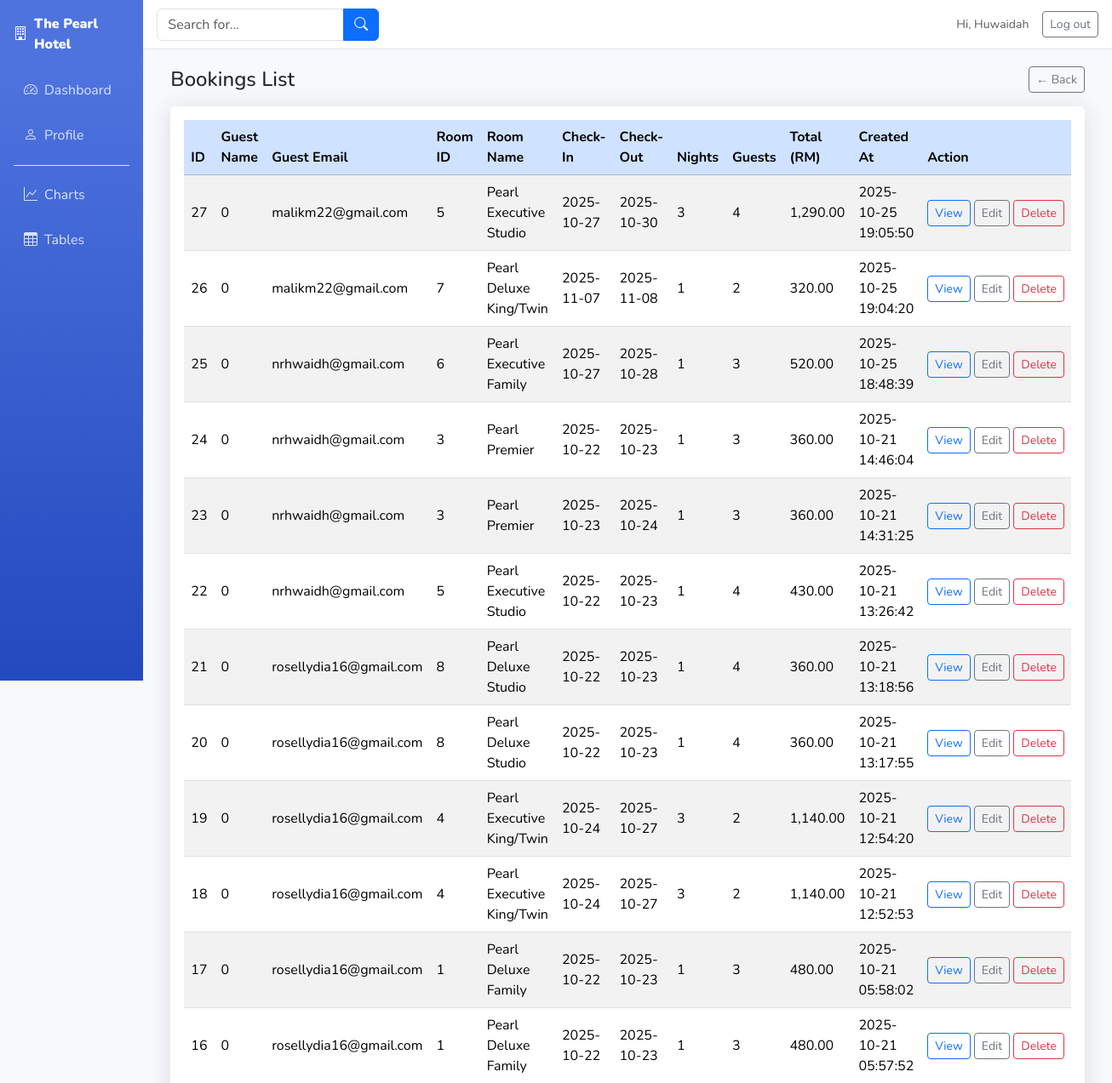
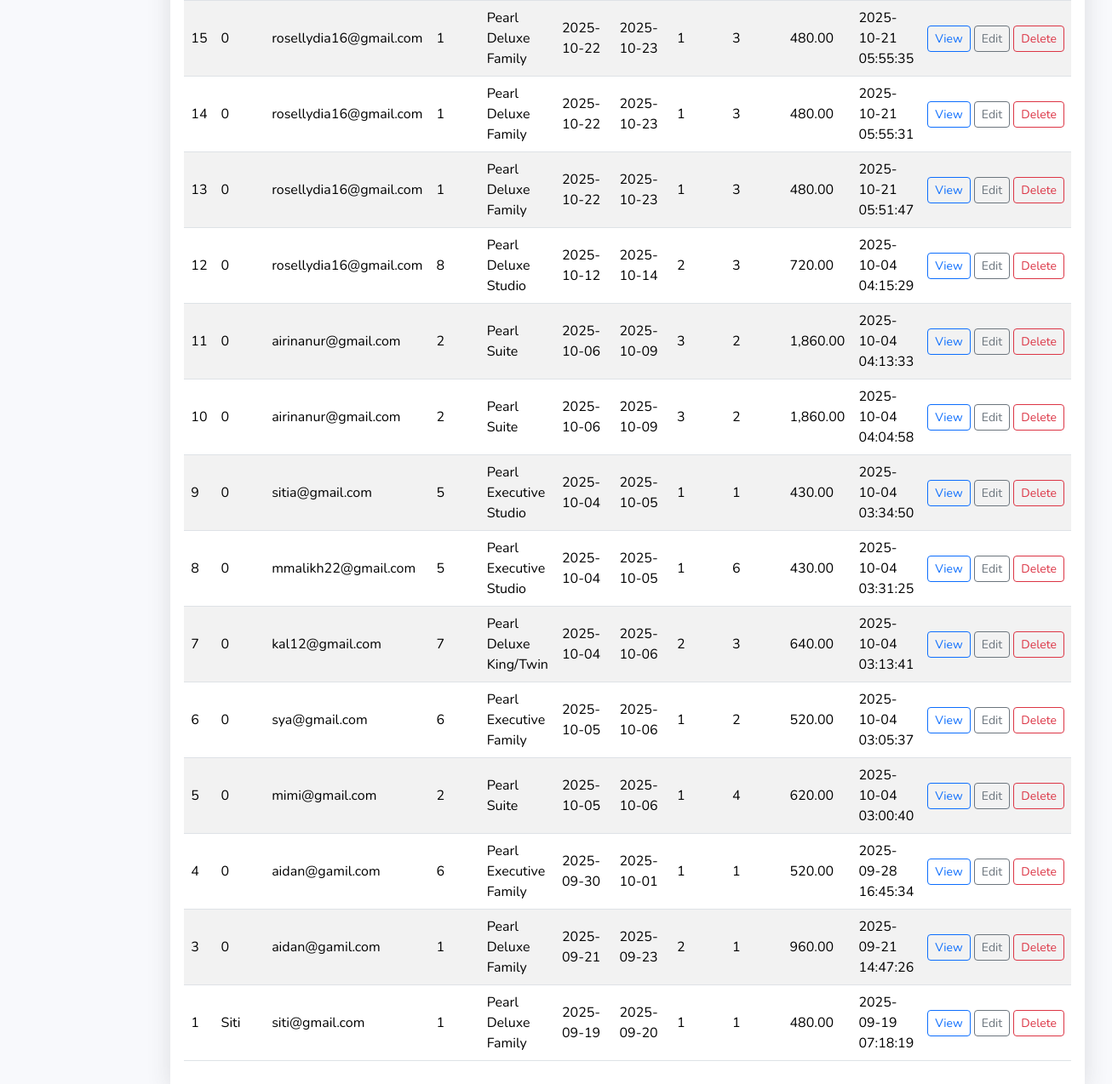
The app's page /ADMIN/bookings_view.php (signed in) with its own data (2 pictures, top to bottom).
### tables this page shows
CREATE TABLE `bookings` (
  `id` int(11) NOT NULL,
  `room_id` int(11) NOT NULL,
  `guest_name` varchar(120) NOT NULL,
  `guest_email` varchar(120) NOT NULL,
  `check_in` date NOT NULL,
  `check_out` date NOT NULL,
  `guests` int(11) NOT NULL DEFAULT 1,
  `nights` int(11) NOT NULL,
  `total` decimal(10,2) NOT NULL,
  `created_at` timestamp NOT NULL DEFAULT current_timestamp(),
  `quantity` int(11) DEFAULT 1
);

CREATE TABLE `rooms` (
  `id` int(11) NOT NULL,
  `name` varchar(100) NOT NULL,
  `beds` varchar(50) NOT NULL,
  `size` varchar(50) NOT NULL,
  `price` decimal(10,2) NOT NULL,
  `image` varchar(255) NOT NULL,
  `total_rooms` int(11) DEFAULT 0
);

### ADMIN/auth.php (called while the page is built, shortened)
<?php
require_once __DIR__ .'/db.php';
function h($s){ return htmlspecialchars($s ?? '', ENT_QUOTES, 'UTF-8'); }
function current_admin(bool $force=false) {
    static $me;
    if ($force || !$me) {
        global $pdo;
        $st = $pdo->prepare("SELECT id, name, email, avatar, created_at, phone FROM admins WHERE id=? LIMIT 1");
        $st->execute([$_SESSION['admin_id']]);
        $me = $st->fetch();
    }
    return $me;
}

### ADMIN/bookings_view.php (the view, shortened to what this page needs)
<?php
require_once __DIR__.'/auth.php';
$st = $pdo->query("
  SELECT
    b.id, b.guest_name, b.guest_email,
    b.room_id, r.name AS room_name,
    b.check_in, b.check_out,
    b.nights, b.guests, b.total, b.created_at
  FROM bookings b
  LEFT JOIN rooms r ON b.room_id = r.id
  ORDER BY b.id DESC
");
$rows = $st->fetchAll();
include __DIR__.'/partials/head.php';
include __DIR__.'/partials/top.php';
?>
<div class="container-fluid">
  <div class="d-sm-flex align-items-center justify-content-between mb-3">
    <h1 class="h4 mb-0">Bookings List</h1>
    <a href="tables.php" class="btn btn-outline-secondary btn-sm">← Back</a>
  </div>
  <div class="card p-3">
    <div class="table-responsive">
      <table class="table table-striped align-middle">
        <thead class="table-primary">
          <tr>
            <th>ID</th>
            <th>Guest Name</th>
            <th>Guest Email</th>
            <th>Room ID</th>
            <th>Room Name</th>
            <th>Check-In</th>
            <th>Check-Out</th>
            <th>Nights</th>
            <th>Guests</th>
            <th>Total (RM)</th>
            <th>Created At</th>
            <th>Action</th>
          </tr>
        </thead>
        <tbody>
        <?php foreach ($rows as $r): ?>
          <tr>
            <td><?= (int)$r['id'] ?></td>
            <td><?= h($r['guest_name']) ?></td>
            <td><?= h($r['guest_email']) ?></td>
            <td><?= (int)$r['room_id'] ?></td>
            <td><?= $r['room_name'] ? h($r['room_name']) : '<i class="text-muted">Unknown</i>' ?></td>
            <td><?= h($r['check_in']) ?></td>
            <td><?= h($r['check_out']) ?></td>
            <td><?= (int)$r['nights'] ?></td>
            <td><?= (int)$r['guests'] ?></td>
            <td><?= number_format((float)$r['total'], 2) ?></td>
            <td><?= h($r['created_at']) ?></td>
            <td class="text-nowrap">
              <a href="booking_details.php?id=<?= (int)$r['id'] ?>" class="btn btn-sm btn-outline-primary">View</a>
              <a href="bookings_edit.php?id=<?= (int)$r['id'] ?>" class="btn btn-sm btn-outline-secondary">Edit</a>
              <a href="bookings_delete.php?id=<?= (int)$r['id'] ?>"
                 class="btn btn-sm btn-outline-danger"
                 onclick="return confirm('Are you sure you want to delete this booking? This action cannot be undone.');">
                 Delete
              </a>
            </td>
          </tr>
        <?php endforeach; ?>
        </tbody>
      </table>
    </div>
  </div>
</div>
<?php include __DIR__.'/partials/foot.php'; ?>

### ADMIN/partials/head.php (shortened to what this page needs)
<!DOCTYPE html>
<html lang="en">
<head>
  <link href="https://cdn.jsdelivr.net/npm/bootstrap@5.3.3/dist/css/bootstrap.min.css" rel="stylesheet">
  <link href="https://cdn.jsdelivr.net/npm/bootstrap-icons@1.11.3/font/bootstrap-icons.css" rel="stylesheet">
  <link href="https://cdn.datatables.net/1.13.8/css/dataTables.bootstrap5.min.css" rel="stylesheet">
</head>
<body>

### ADMIN/partials/top.php (shortened to what this page needs)
<?php
require_once __DIR__.'/../auth.php';
$me = current_admin();
?>
<div class="sb-wrap">
  <aside class="sb-side" id="sbSide">
    <div class="sb-brand">
      <i class="bi bi-building"></i> The Pearl Hotel
    </div>
    <nav class="sb-nav nav flex-column">
      <a class="nav-link <?= basename($_SERVER['PHP_SELF']) === 'dashboard.php' ? 'active' : '' ?>" href="dashboard.php">
        <i class="bi bi-speedometer2"></i> Dashboard
      </a>
      <a class="nav-link <?= basename($_SERVER['PHP_SELF']) === 'profile.php' ? 'active' : '' ?>" href="profile.php">
        <i class="bi bi-person"></i> Profile
      </a>
      <div class="border-top my-2 mx-3"></div>
      <a class="nav-link <?= basename($_SERVER['PHP_SELF']) === 'charts.php' ? 'active' : '' ?>" href="charts.php">
        <i class="bi bi-graph-up"></i> Charts
      </a>
      <a class="nav-link <?= basename($_SERVER['PHP_SELF']) === 'tables.php' ? 'active' : '' ?>" href="tables.php">
        <i class="bi bi-table"></i> Tables
      </a>
    </nav>
  </aside>
  <div class="sb-main">
    <div class="sb-top">
      <div class="d-flex align-items-center gap-2">
        <form class="sb-search d-none d-md-block">
          <div class="input-group">
            <input class="form-control" placeholder="Search for...">
            <button class="btn btn-primary" type="button"><i class="bi bi-search"></i></button>
          </div>
        </form>
      </div>
      <div class="d-flex align-items-center gap-3">
        <span class="small text-muted">Hi, <?= h($me['name'] ?? 'Admin') ?></span>
        <a class="btn btn-outline-secondary btn-sm" href="logout.php">Log out</a>
      </div>
    </div>
    <div class="sb-content">

### ADMIN/partials/foot.php (shortened to what this page needs)
   </div>
  </div>
</div>
</body>
</html>

### ADMIN/partials/head.php (style rules this page uses)
:root { --sb-primary:#4e73df; --sb-primary-dark:#2e59d9; --sb-info:#36b9cc; --sb-success:#1cc88a; --sb-warning:#f6c23e; --sb-gray-300:#e3e6f0; --sb-body:#f8f9fc; }
html, body { margin:0; padding:0; background:var(--sb-body); }
body { font-family:'Nunito',sans-serif; }
.sb-wrap { display:flex; min-height:100vh; }
.sb-side { width:250px; background:linear-gradient(180deg,var(--sb-primary) 10%,#224abe 100%); color:#fff; position:sticky; top:0; height:100vh; }
.sb-brand { padding:1rem; font-weight:900; display:flex; align-items:center; gap:.5rem; }
.sb-nav .nav-link { color:#dbe5ff; padding:.65rem 1rem; border-radius:.35rem; margin:.25rem .75rem; display:flex; align-items:center; gap:.5rem; }
.sb-main { flex:1; display:flex; flex-direction:column; }
.sb-top { background:#fff; border-bottom:1px solid var(--sb-gray-300); padding:.6rem 1rem; display:flex; align-items:center; gap:1rem; justify-content:space-between; position:sticky; top:0; z-index:10; }
.sb-search { max-width:560px; flex:1; }
.sb-content { padding:1.25rem; }
.card { border:0; border-radius:.35rem; box-shadow:0 .15rem 1.75rem rgba(58,59,69,.15); }

### records on screen
bookings: id "27", guest_name "0", guest_email "malikm22@gmail.com", room "5", room.name "Pearl Executive Studio", check_in "2025-10-27", check_out "2025-10-30", nights "3", guests "4", total "1,290.00", created_at "2025-10-25 19:05:50"
bookings: id "26", guest_name "0", guest_email "malikm22@gmail.com", room "7", room.name "Pearl Deluxe King/Twin", check_in "2025-11-07", check_out "2025-11-08", nights "1", guests "2", total "320.00", created_at "2025-10-25 19:04:20"
bookings: id "25", guest_name "0", guest_email "nrhwaidh@gmail.com", room "6", room.name "Pearl Executive Family", check_in "2025-10-27", check_out "2025-10-28", nights "1", guests "3", total "520.00", created_at "2025-10-25 18:48:39"
bookings: id "24", guest_name "0", guest_email "nrhwaidh@gmail.com", room "3", room.name "Pearl Premier", check_in "2025-10-22", check_out "2025-10-23", nights "1", guests "3", total "360.00", created_at "2025-10-21 14:46:04"
bookings: id "23", guest_name "0", guest_email "nrhwaidh@gmail.com", room "3", room.name "Pearl Premier", check_in "2025-10-23", check_out "2025-10-24", nights "1", guests "3", total "360.00", created_at "2025-10-21 14:31:25"
bookings: id "22", guest_name "0", guest_email "nrhwaidh@gmail.com", room "5", room.name "Pearl Executive Studio", check_in "2025-10-22", check_out "2025-10-23", nights "1", guests "4", total "430.00", created_at "2025-10-21 13:26:42"
bookings: id "21", guest_name "0", guest_email "rosellydia16@gmail.com", room "8", room.name "Pearl Deluxe Studio", check_in "2025-10-22", check_out "2025-10-23", nights "1", guests "4", total "360.00", created_at "2025-10-21 13:18:56"
bookings: id "20", guest_name "0", guest_email "rosellydia16@gmail.com", room "8", room.name "Pearl Deluxe Studio", check_in "2025-10-22", check_out "2025-10-23", nights "1", guests "4", total "360.00", created_at "2025-10-21 13:17:55"
bookings: id "19", guest_name "0", guest_email "rosellydia16@gmail.com", room "4", room.name "Pearl Executive King/Twin", check_in "2025-10-24", check_out "2025-10-27", nights "3", guests "2", total "1,140.00", created_at "2025-10-21 12:54:20"
bookings: id "18", guest_name "0", guest_email "rosellydia16@gmail.com", room "4", room.name "Pearl Executive King/Twin", check_in "2025-10-24", check_out "2025-10-27", nights "3", guests "2", total "1,140.00", created_at "2025-10-21 12:52:53"
bookings: id "17", guest_name "0", guest_email "rosellydia16@gmail.com", room "1", room.name "Pearl Deluxe Family", check_in "2025-10-22", check_out "2025-10-23", nights "1", guests "3", total "480.00", created_at "2025-10-21 05:58:02"
bookings: id "16", guest_name "0", guest_email "rosellydia16@gmail.com", room "1", room.name "Pearl Deluxe Family", check_in "2025-10-22", check_out "2025-10-23", nights "1", guests "3", total "480.00", created_at "2025-10-21 05:57:52"
bookings: id "15", guest_name "0", guest_email "rosellydia16@gmail.com", room "1", room.name "Pearl Deluxe Family", check_in "2025-10-22", check_out "2025-10-23", nights "1", guests "3", total "480.00", created_at "2025-10-21 05:55:35"
bookings: id "14", guest_name "0", guest_email "rosellydia16@gmail.com", room "1", room.name "Pearl Deluxe Family", check_in "2025-10-22", check_out "2025-10-23", nights "1", guests "3", total "480.00", created_at "2025-10-21 05:55:31"
bookings: id "13", guest_name "0", guest_email "rosellydia16@gmail.com", room "1", room.name "Pearl Deluxe Family", check_in "2025-10-22", check_out "2025-10-23", nights "1", guests "3", total "480.00", created_at "2025-10-21 05:51:47"
bookings: id "12", guest_name "0", guest_email "rosellydia16@gmail.com", room "8", room.name "Pearl Deluxe Studio", check_in "2025-10-12", check_out "2025-10-14", nights "2", guests "3", total "720.00", created_at "2025-10-04 04:15:29"
bookings: id "11", guest_name "0", guest_email "airinanur@gmail.com", room "2", room.name "Pearl Suite", check_in "2025-10-06", check_out "2025-10-09", nights "3", guests "2", total "1,860.00", created_at "2025-10-04 04:13:33"
bookings: id "10", guest_name "0", guest_email "airinanur@gmail.com", room "2", room.name "Pearl Suite", check_in "2025-10-06", check_out "2025-10-09", nights "3", guests "2", total "1,860.00", created_at "2025-10-04 04:04:58"
bookings: id "9", guest_name "0", guest_email "sitia@gmail.com", room "5", room.name "Pearl Executive Studio", check_in "2025-10-04", check_out "2025-10-05", nights "1", guests "1", total "430.00", created_at "2025-10-04 03:34:50"
bookings: id "8", guest_name "0", guest_email "mmalikh22@gmail.com", room "5", room.name "Pearl Executive Studio", check_in "2025-10-04", check_out "2025-10-05", nights "1", guests "6", total "430.00", created_at "2025-10-04 03:31:25"
bookings: id "7", guest_name "0", guest_email "kal12@gmail.com", room "7", room.name "Pearl Deluxe King/Twin", check_in "2025-10-04", check_out "2025-10-06", nights "2", guests "3", total "640.00", created_at "2025-10-04 03:13:41"
bookings: id "6", guest_name "0", guest_email "sya@gmail.com", room "6", room.name "Pearl Executive Family", check_in "2025-10-05", check_out "2025-10-06", nights "1", guests "2", total "520.00", created_at "2025-10-04 03:05:37"
bookings: id "5", guest_name "0", guest_email "mimi@gmail.com", room "2", room.name "Pearl Suite", check_in "2025-10-05", check_out "2025-10-06", nights "1", guests "4", total "620.00", created_at "2025-10-04 03:00:40"
bookings: id "4", guest_name "0", guest_email "aidan@gamil.com", room "6", room.name "Pearl Executive Family", check_in "2025-09-30", check_out "2025-10-01", nights "1", guests "1", total "520.00", created_at "2025-09-28 16:45:34"
bookings: id "3", guest_name "0", guest_email "aidan@gamil.com", room "1", room.name "Pearl Deluxe Family", check_in "2025-09-21", check_out "2025-09-23", nights "2", guests "1", total "960.00", created_at "2025-09-21 14:47:26"
bookings: id "1", guest_name "Siti", guest_email "siti@gmail.com", room "1", room.name "Pearl Deluxe Family", check_in "2025-09-19", check_out "2025-09-20", nights "1", guests "1", total "480.00", created_at "2025-09-19 07:18:19"

### other values on screen
$me['name'] "Huwaidah"
